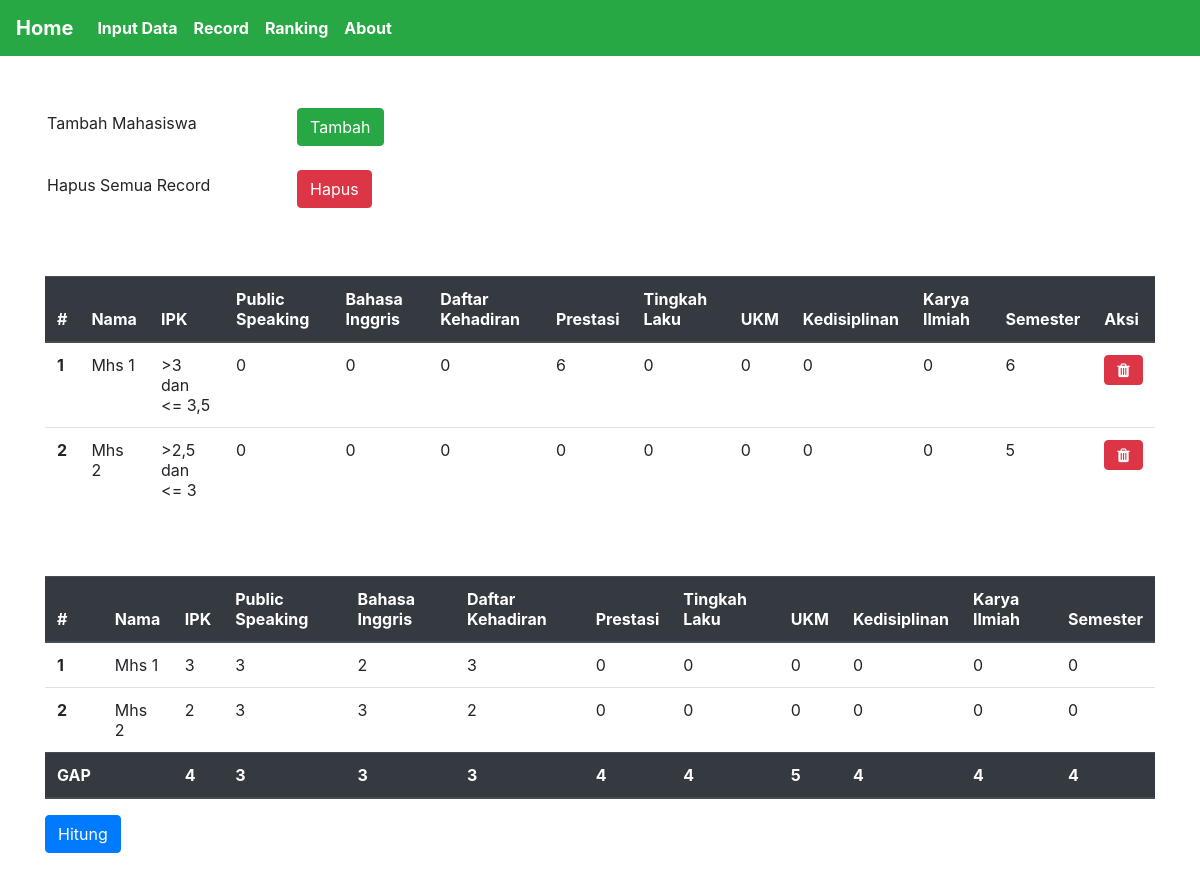
Screenshot of /proses.php with the database file from the repository.
### tables this page shows
CREATE TABLE `keteranganmhs` (
  `nama` varchar(30) NOT NULL,
  `ket_ipk` varchar(20) NOT NULL,
  `ket_ps` varchar(20) NOT NULL,
  `ket_bing` varchar(20) NOT NULL,
  `ket_dk` varchar(20) NOT NULL,
  `ket_pres` varchar(20) NOT NULL,
  `ket_tk` varchar(20) NOT NULL,
  `ket_ukm` varchar(20) NOT NULL,
  `ket_disiplin` varchar(20) NOT NULL,
  `ket_ki` varchar(20) NOT NULL,
  `ket_smt` varchar(20) NOT NULL
);

CREATE TABLE `mahasiswa` (
  `nama` varchar(30) NOT NULL,
  `ipk` int(5) NOT NULL,
  `public speaking` int(5) NOT NULL,
  `bahasa inggris` int(5) NOT NULL,
  `daftar kehadiran` int(5) NOT NULL,
  `prestasi` int(5) NOT NULL,
  `tingkah laku` int(5) NOT NULL,
  `ukm` int(5) NOT NULL,
  `disiplin` int(5) NOT NULL,
  `karya ilmiah` int(5) NOT NULL,
  `semester` int(5) NOT NULL
);

### proses.php (the view, shortened to what this page needs)
<?php
    include "koneksi.php";
?>
<html>
<head>
    <link rel="stylesheet" href="https://stackpath.bootstrapcdn.com/bootstrap/4.3.1/css/bootstrap.min.css">
    <link rel="stylesheet" href="https://cdnjs.cloudflare.com/ajax/libs/font-awesome/4.7.0/css/font-awesome.min.css">
</head>
<body>
    <nav class="navbar navbar-expand-lg navbar-light bg-success font-weight-bold">
        <a class="navbar-brand text-white" href="index.php">Home</a>
        <div class="collapse navbar-collapse" id="navbarNav">
        <ul class="navbar-nav">
            <li class="nav-item">
                <a class="nav-link text-white" href="inputdata.php">Input Data</a>
            </li>
          <li class="nav-item">
            <a class="nav-link text-white" href="proses.php">Record</a>
          </li>
          <li class="nav-item">
            <a class="nav-link text-white" href="ranking.php">Ranking</a>
          </li>
            <li class="nav-item">
                <a class="nav-link text-white" href="about.php">About</a>
            </li>
        </ul>
        </div>
    </nav>
    <div class="container"><br><br>
    <form  role="form" method="post" action="inputdata.php" class="form-inline">
        <div class="form-group mb-2">
            <input type="text" readonly class="form-control-plaintext" value="Tambah Mahasiswa">
        </div>
        <button type="submit" name="submittambah" class="btn btn-success">Tambah</button>
    </form>
    <form  role="form" method="post" action="recorddelete.php" class="form-inline">
        <div class="form-group mb-2">
            <input type="text" readonly class="form-control-plaintext" value="Hapus Semua Record">
        </div>
        <button type="submit" name="submitdelete" class="btn btn-danger">Hapus</button>
    </form>
    <br><br>
    <table class="table table-responsive">
        <thead class="thead-dark">
            <tr>
              <th scope="col">#</th>
              <th scope="col">Nama</th>
              <th scope="col">IPK</th>
              <th scope="col">Public Speaking</th>
              <th scope="col">Bahasa Inggris</th>
              <th scope="col">Daftar Kehadiran</th>
              <th scope="col">Prestasi</th>
              <th scope="col">Tingkah Laku</th>
              <th scope="col">UKM</th>
              <th scope="col">Kedisiplinan</th>
              <th scope="col">Karya Ilmiah</th>
              <th scope="col">Semester</th>
              <th scope="col">Aksi</th>
            </tr>
        </thead>
        <tbody>
            <?php
                $query1 = mysqli_query($koneksi,"SELECT * FROM keteranganmhs");
                if(mysqli_num_rows($query1)>0){
            ?>
            <?php
                $a = 1;
                while($data = mysqli_fetch_array($query1)){
            ?>
            <tr>
                <th scope="row"><?php echo $a; ?></th>
                <td><?php echo $data["nama"];?></td>
                <td><?php echo $data["ket_ipk"];?></td>
                <td><?php echo $data["ket_ps"];?></td>
                <td><?php echo $data["ket_bing"];?></td>
                <td><?php echo $data["ket_dk"];?></td>
                <td><?php echo $data["ket_pres"];?></td>
                <td><?php echo $data["ket_tk"];?></td>
                <td><?php echo $data["ket_ukm"];?></td>
                <td><?php echo $data["ket_disiplin"];?></td>
                <td><?php echo $data["ket_ki"];?></td>
                <td><?php echo $data["ket_smt"];?></td>
                <td>
                    <div class="btn-group" role="group" aria-label="Basic example">
                       <button class="btn btn-danger" onclick="window.location.href='delete.php?id=<?php echo $data['nama']; ?>'"><i class="fa fa-trash"></i></button>
                    </div>
                </td>
            </tr>
            <?php $a++; } ?>
            <?php } ?>
            </tbody>
    </table>
    <br><br>
    <form  role="form" method="post" action="hasil.php" class="form-inline">
        <table class="table table-responsive">
            <thead class="thead-dark">
                <tr>
                  <th scope="col">#</th>
                  <th scope="col">Nama</th>
                  <th scope="col">IPK</th>
                  <th scope="col">Public Speaking</th>
                  <th scope="col">Bahasa Inggris</th>
                  <th scope="col">Daftar Kehadiran</th>
                  <th scope="col">Prestasi</th>
                  <th scope="col">Tingkah Laku</th>
                  <th scope="col">UKM</th>
                  <th scope="col">Kedisiplinan</th>
                  <th scope="col">Karya Ilmiah</th>
                  <th scope="col">Semester</th>
                </tr>
            </thead>
            <tbody>
                <?php
                    $query = mysqli_query($koneksi,"SELECT * FROM mahasiswa");
                    if(mysqli_num_rows($query)>0){
                ?>
                <?php
                    $a = 1;
                    while($data = mysqli_fetch_array($query)){
                ?>
                <tr>
                  <th scope="row"><?php echo $a; ?></th>
                  <td><?php echo $data["nama"];?></td>
                  <td><?php echo $data["ipk"];?></td>
                  <td><?php echo $data["public speaking"];?></td>
                  <td><?php echo $data["bahasa inggris"];?></td>
                  <td><?php echo $data["daftar kehadiran"];?></td>
                  <td><?php echo $data["prestasi"];?></td>
                  <td><?php echo $data["tingkah laku"];?></td>
                  <td><?php echo $data["ukm"];?></td>
                  <td><?php echo $data["disiplin"];?></td>
                  <td><?php echo $data["karya ilmiah"];?></td>
                  <td><?php echo $data["semester"];?></td>
                </tr>
                <?php $a++; } ?>
                <?php } ?>
            </tbody>
            <thead class="thead-dark">
                <tr>
                  <th scope="col">GAP</th>
                  <th scope="col"></th>
                  <th scope="col">4</th>
                  <th scope="col">3</th>
                  <th scope="col">3</th>
                  <th scope="col">3</th>
                  <th scope="col">4</th>
                  <th scope="col">4</th>
                  <th scope="col">5</th>
                  <th scope="col">4</th>
                  <th scope="col">4</th>
                  <th scope="col">4</th>
                </tr>
            </thead>
        </table>
        <button type="submit" name="hitunggap" class="btn btn-primary mb-2">Hitung</button>
    </form>
    </div>
</body>
</html>

### rows the page displays
keteranganmhs: nama "Mhs 1", ket_ipk ">3 dan <= 3,5", ket_ps "0", ket_bing "0", ket_dk "0", ket_pres "6", ket_tk "0", ket_ukm "0", ket_disiplin "0", ket_ki "0", ket_smt "6"
keteranganmhs: nama "Mhs 2", ket_ipk ">2,5 dan <= 3", ket_ps "0", ket_bing "0", ket_dk "0", ket_pres "0", ket_tk "0", ket_ukm "0", ket_disiplin "0", ket_ki "0", ket_smt "5"
mahasiswa: nama "Mhs 1", ipk "3", public speaking "3", bahasa inggris "2", daftar kehadiran "3", prestasi "0", tingkah laku "0", ukm "0", disiplin "0", karya ilmiah "0", semester "0"
mahasiswa: nama "Mhs 2", ipk "2", public speaking "3", bahasa inggris "3", daftar kehadiran "2", prestasi "0", tingkah laku "0", ukm "0", disiplin "0", karya ilmiah "0", semester "0"
